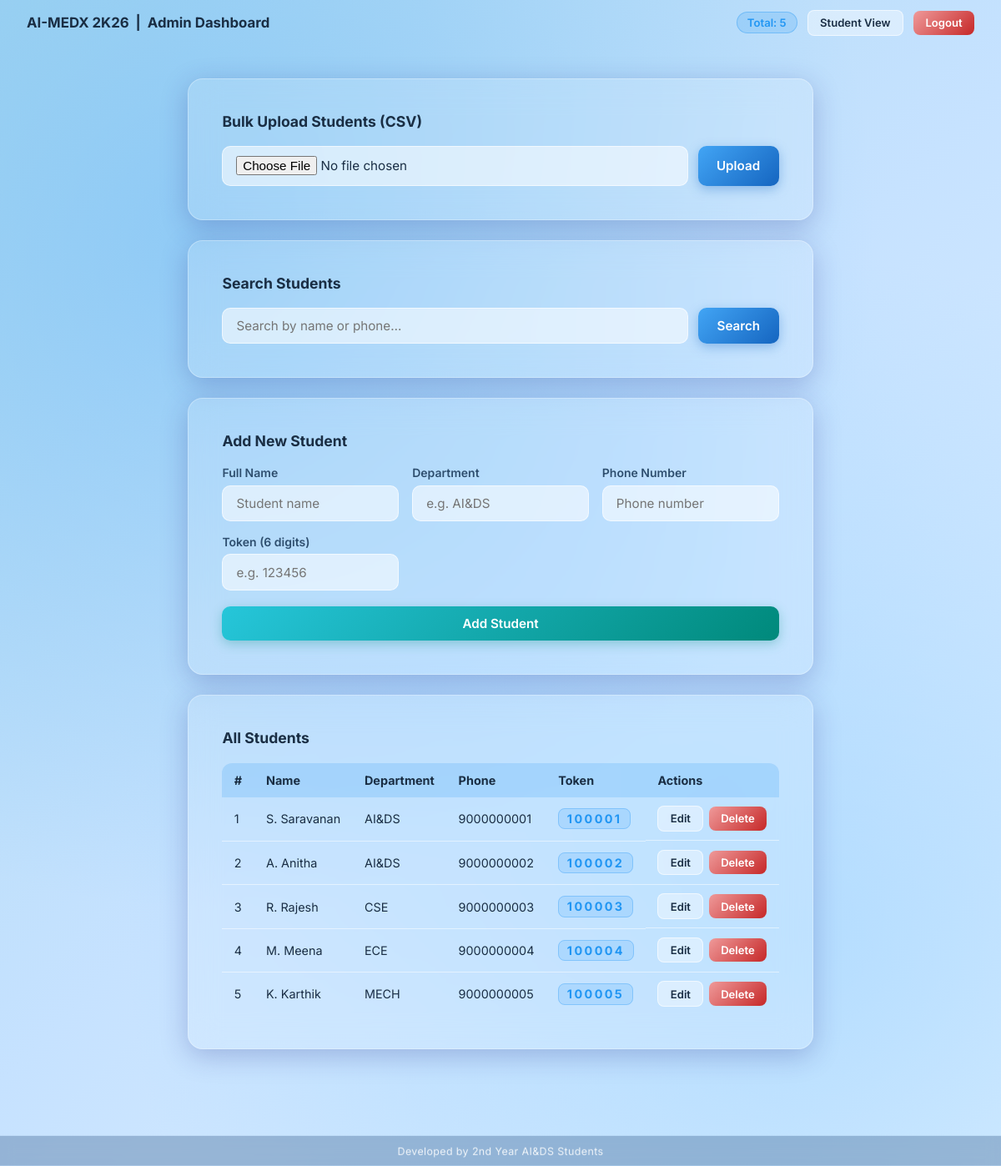
Page /admin (signed in) on the committed database.
### models.py (models this page shows, shortened)
class Student(db.Model):
    __tablename__ = "students"
    id = db.Column(db.Integer, primary_key=True)
    name = db.Column(db.String(200), nullable=False)
    dept = db.Column(db.String(200), nullable=False)
    phone = db.Column(db.String(20), unique=True, nullable=False)
    token = db.Column(db.String(6), nullable=False)

### app.py (the view)
@app.route("/admin")
@admin_required
def admin_dashboard():
    query = request.args.get("q", "").strip()
    if query:
        students = Student.query.filter(
            (Student.name.ilike(f"%{query}%")) | (Student.phone.ilike(f"%{query}%"))
        ).all()
    else:
        students = Student.query.all()
    total = Student.query.count()
    return render_template(
        "admin_dashboard.html",
        students=students,
        total=total,
        query=query,
    )

### app.py (called while the page is built)
def admin_required(f):
    from functools import wraps
    @wraps(f)
    def decorated(*args, **kwargs):
        if not session.get("admin_logged_in"):
            return redirect(url_for("admin_login"))
        return f(*args, **kwargs)
    return decorated

### templates/admin_dashboard.html (shortened to what this page needs)
<!DOCTYPE html>
<html lang="en">
<head>
    <link rel="stylesheet" href="{{ url_for('static', filename='style.css') }}" />
</head>
<body class="admin-body">
    <div class="bg-gradient"></div>
    <nav class="admin-nav glass-nav">
        <div class="nav-brand">
            AI-MEDX 2K26 &nbsp;|&nbsp; Admin Dashboard
        </div>
        <div class="nav-actions">
            <span class="badge">Total: {{ total }}</span>
            <a href="/" class="btn btn-sm btn-outline">Student View</a>
            <a href="/admin/logout" class="btn btn-sm btn-danger">Logout</a>
        </div>
    </nav>
    <div class="admin-wrapper">
        <section class="glass-card admin-section">
            <h2 class="section-title">Bulk Upload Students (CSV)</h2>
            <form method="POST" action="/admin/upload_csv" enctype="multipart/form-data" class="search-form">
                <input type="file" name="csv_file" accept=".csv" class="search-input" required />
                <button type="submit" class="btn btn-primary">Upload</button>
            </form>
        </section>
        <section class="glass-card admin-section">
            <h2 class="section-title">Search Students</h2>
            <form method="GET" action="/admin" class="search-form">
                <input type="text" name="q" value="{{ query }}" placeholder="Search by name or phone…"
                    class="search-input" />
                <button type="submit" class="btn btn-primary">Search</button>
            </form>
        </section>
        <section class="glass-card admin-section">
            <h2 class="section-title">Add New Student</h2>
            <form method="POST" action="/admin/add" class="add-form" autocomplete="off">
                <div class="form-grid">
                    <div class="form-group">
                        <label>Full Name</label>
                        <input type="text" name="name" placeholder="Student name" required />
                    </div>
                    <div class="form-group">
                        <label>Department</label>
                        <input type="text" name="dept" placeholder="e.g. AI&DS" required />
                    </div>
                    <div class="form-group">
                        <label>Phone Number</label>
                        <input type="tel" name="phone" placeholder="Phone number" required />
                    </div>
                    <div class="form-group">
                        <label>Token (6 digits)</label>
                        <input type="text" name="token" placeholder="e.g. 123456" maxlength="6" pattern="\d{6}"
                            required />
                    </div>
                </div>
                <button type="submit" class="btn btn-success">Add Student</button>
            </form>
        </section>
        <section class="glass-card admin-section">
            <h2 class="section-title">
                All Students
            </h2>
            {% if students %}
            <div class="table-wrapper">
                <table class="student-table">
                    <thead>
                        <tr>
                            <th>#</th>
                            <th>Name</th>
                            <th>Department</th>
                            <th>Phone</th>
                            <th>Token</th>
                            <th>Actions</th>
                        </tr>
                    </thead>
                    <tbody>
                        {% for s in students %}
                        <tr>
                            <td data-label="#">{{ s.id }}</td>
                            <td data-label="Name">{{ s.name }}</td>
                            <td data-label="Dept">{{ s.dept }}</td>
                            <td data-label="Phone">{{ s.phone }}</td>
                            <td data-label="Token"><span class="token-badge">{{ s.token }}</span></td>
                            <td data-label="Actions" class="action-cell">
                                <a href="/admin/edit/{{ s.id }}" class="btn btn-sm btn-outline">Edit</a>
                                <form method="POST" action="/admin/delete/{{ s.id }}" style="display:inline"
                                    onsubmit="return confirm('Delete {{ s.name }}?')">
                                    <button type="submit" class="btn btn-sm btn-danger">Delete</button>
                                </form>
                            </td>
                        </tr>
                        {% endfor %}
                    </tbody>
                </table>
            </div>
            {% else %}
            <p class="empty-msg">No students found.</p>
            {% endif %}
        </section>
    </div>
    <footer class="site-footer">
        Developed by 2nd Year AI&amp;DS Students
    </footer>
</body>
</html>

### rows in the picture
Student: id "1", name "S. Saravanan", dept "AI&DS", phone "9000000001", token "100001"
Student: id "2", name "A. Anitha", dept "AI&DS", phone "9000000002", token "100002"
Student: id "3", name "R. Rajesh", dept "CSE", phone "9000000003", token "100003"
Student: id "4", name "M. Meena", dept "ECE", phone "9000000004", token "100004"
Student: id "5", name "K. Karthik", dept "MECH", phone "9000000005", token "100005"

### other values in the picture
{{ total }} "5"
